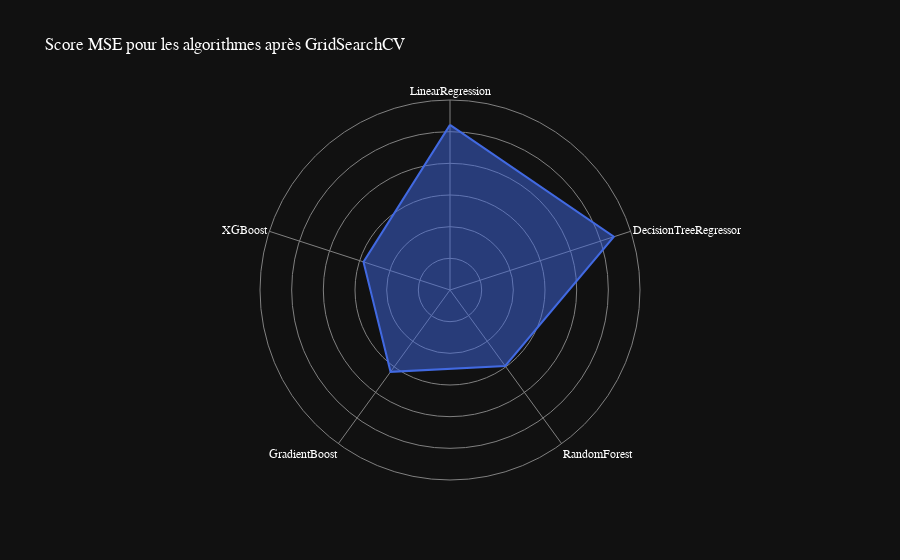

Notebook code cell kept with this figure:
### Code cell
data = [
    {'r': mse_linear_regression_best_model, 'theta': 'LinearRegression'},
    {'r': mse_dtr_best_model, 'theta': 'DecisionTreeRegressor'},
    {'r': mse_rfr_best_model, 'theta': 'RandomForest'},
    {'r': mse_gbr_best_model, 'theta': 'GradientBoost'},
    {'r': mse_xgb_best_model, 'theta': 'XGBoost'}
]
fig = px.line_polar(data, r='r', theta='theta',title="Score MSE pour les algorithmes après GridSearchCV", line_close=True, template='plotly_dark', color_discrete_sequence=['royalblue'])
fig.update_traces(fill='toself')
# change la police
fig.update_layout(
    font=dict(
        family="Optima",
        size=12,
        color="white"
    )
)
# Masquer la ligne représentant les valeurs de 0 à 5 sur l'axe radial
fig.update_layout(
    polar=dict(
        radialaxis=dict(
            showline=False, # masquer la ligne sur l'axe radial
            range=[0,6000000000000], # plage maximale de l'axe radial
            showticklabels=False
        )
    )
)
# changer les couleurs de fond et de la grille
fig.update_layout(
    polar=dict(
        radialaxis=dict(gridcolor='gray', linecolor='gray'),
        angularaxis=dict(gridcolor='gray', linecolor='gray')
    )
)
fig.show()

### Figure 1 — Plotly figure (JSON) as saved in the notebook; plotly's stock layout.template omitted (floating-point values rounded to 4 significant figures)
{"data": [{"fill": "toself", "hovertemplate": "r=%{r}<br>theta=%{theta}<extra></extra>", "legendgroup": "", "line": {"color": "royalblue", "dash": "solid"}, "marker": {"symbol": "circle"}, "mode": "lines", "name": "", "r": [5214000000000.0, 5441000000000.0, 2965000000000.0, 3195000000000.0, 2872000000000.0, 5214000000000.0], "showlegend": false, "subplot": "polar", "theta": ["LinearRegression", "DecisionTreeRegressor", "RandomForest", "GradientBoost", "XGBoost", "LinearRegression"], "type": "scatterpolar"}], "layout": {"font": {"color": "white", "family": "Optima", "size": 12}, "legend": {"tracegroupgap": 0}, "polar": {"angularaxis": {"direction": "clockwise", "gridcolor": "gray", "linecolor": "gray", "rotation": 90}, "domain": {"x": [0, 1], "y": [0, 1]}, "radialaxis": {"gridcolor": "gray", "linecolor": "gray", "range": [0, 6000000000000], "showline": false, "showticklabels": false}}, "title": {"text": "Score MSE pour les algorithmes après GridSearchCV"}}}
